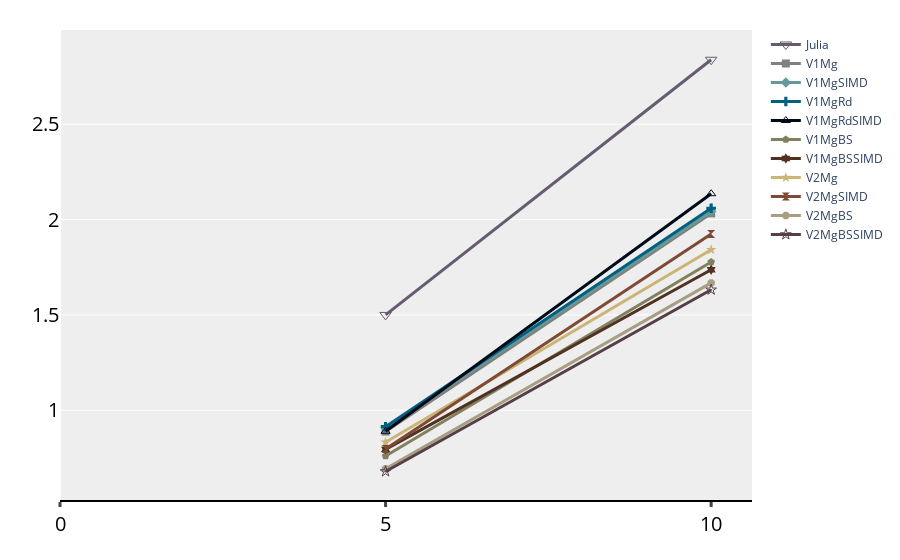

Write notebook code for a chart like this one.
### Code cell
fig = go.Figure()

#runtime_func = ['V1', 'V1MgSIMD',  'V1MgBSSIMD', 'V2MgBSSIMD']
runtime_func =  [ 'V1Mg', 'V1MgSIMD', 'V1MgRd', 'V1MgRdSIMD', 'V1MgBS', 'V1MgBSSIMD', 'V2Mg','V2MgSIMD', 'V2MgBS', 'V2MgBSSIMD']
colors = ['#e1cc55',  '#808080', '#669999',  '#006080', '#000b1a']
colors.extend(color_def)
julia_same=julia_df.loc[julia_df['V']==100000]
fig.add_trace(go.Scatter(x=julia_same['E/V'], y=julia_same["runtime"],  name=f"Julia",
                            mode='lines+markers', marker=dict(symbol=marker_symbols[13],size=10),
                            line=dict(color='#665c70', width=3)))
for j, func in enumerate(runtime_func):
    same = res.loc[(res['function']==func)&(res['V']==100000)]
    fig.add_trace(go.Scatter(x=same['E/V'], y=same["runtime"], name=f"{func}",
                            mode='lines+markers', marker=dict(symbol=marker_symbols[j+1],size=8),
                            line=dict(color=colors[j+1], width=3)))
legend_font=dict(size=16,color='#000000')
fig.update_layout(#title=dict(text="Performance [intops/cycle] vs. Average Degree", font=default_font),
                  xaxis=dict(showline=True, showgrid=False, rangemode="tozero",nticks=3,
                             linecolor='rgb(0, 0, 0)', linewidth=2,
                             tickwidth=3, tickfont=num_font, ticks='outside'),
                  yaxis=dict(tickfont=num_font, zeroline=False, showticklabels=True, rangemode="nonnegative",nticks=6,
                             showline=False),
                  showlegend=True,
                  margin=dict(autoexpand=True, l=60, r=20, t=30,b=60),
                  plot_bgcolor="#eeeeee"
                  )
fig.show()

### Figure 1 — Plotly figure (JSON) as saved in the notebook; plotly's stock layout.template omitted (floating-point values rounded to 4 significant figures)
{"data": [{"line": {"color": "#665c70", "width": 3}, "marker": {"size": 10, "symbol": "triangle-down-open"}, "mode": "lines+markers", "name": "Julia", "type": "scatter", "x": [5, 10], "y": [1.5, 2.838]}, {"line": {"color": "#808080", "width": 3}, "marker": {"size": 8, "symbol": "square"}, "mode": "lines+markers", "name": "V1Mg", "type": "scatter", "x": [5, 10], "y": ["0.888205", "2.0324"]}, {"line": {"color": "#669999", "width": 3}, "marker": {"size": 8, "symbol": "diamond"}, "mode": "lines+markers", "name": "V1MgSIMD", "type": "scatter", "x": [5, 10], "y": ["0.906448", "2.04253"]}, {"line": {"color": "#006080", "width": 3}, "marker": {"size": 8, "symbol": "cross"}, "mode": "lines+markers", "name": "V1MgRd", "type": "scatter", "x": [5, 10], "y": ["0.913821", "2.05945"]}, {"line": {"color": "#000b1a", "width": 3}, "marker": {"size": 8, "symbol": "triangle-up-open"}, "mode": "lines+markers", "name": "V1MgRdSIMD", "type": "scatter", "x": [5, 10], "y": ["0.889585", "2.13561"]}, {"line": {"color": "#838060", "width": 3}, "marker": {"size": 8, "symbol": "pentagon"}, "mode": "lines+markers", "name": "V1MgBS", "type": "scatter", "x": [5, 10], "y": ["0.75978", "1.77764"]}, {"line": {"color": "#4f3222", "width": 3}, "marker": {"size": 8, "symbol": "hexagram"}, "mode": "lines+markers", "name": "V1MgBSSIMD", "type": "scatter", "x": [5, 10], "y": ["0.795062", "1.73679"]}, {"line": {"color": "#cab577", "width": 3}, "marker": {"size": 8, "symbol": "star"}, "mode": "lines+markers", "name": "V2Mg", "type": "scatter", "x": [5, 10], "y": ["0.83197", "1.84157"]}, {"line": {"color": "#7e4a35", "width": 3}, "marker": {"size": 8, "symbol": "hourglass"}, "mode": "lines+markers", "name": "V2MgSIMD", "type": "scatter", "x": [5, 10], "y": ["0.797251", "1.9244"]}, {"line": {"color": "#a79e84", "width": 3}, "marker": {"size": 8, "symbol": "octagon"}, "mode": "lines+markers", "name": "V2MgBS", "type": "scatter", "x": [5, 10], "y": ["0.693245", "1.66807"]}, {"line": {"color": "#563f46", "width": 3}, "marker": {"size": 8, "symbol": "star-open-dot"}, "mode": "lines+markers", "name": "V2MgBSSIMD", "type": "scatter", "x": [5, 10], "y": ["0.678811", "1.6318"]}], "layout": {"margin": {"autoexpand": true, "b": 60, "l": 60, "r": 20, "t": 30}, "plot_bgcolor": "#eeeeee", "showlegend": true, "xaxis": {"linecolor": "rgb(0, 0, 0)", "linewidth": 2, "nticks": 3, "rangemode": "tozero", "showgrid": false, "showline": true, "tickfont": {"color": "#000000", "size": 20}, "ticks": "outside", "tickwidth": 3}, "yaxis": {"nticks": 6, "rangemode": "nonnegative", "showline": false, "showticklabels": true, "tickfont": {"color": "#000000", "size": 20}, "zeroline": false}}}
